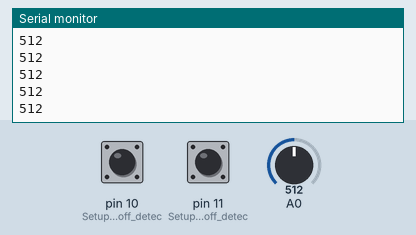
This sketch was run on a simulated Arduino Uno, built with avr-gcc and run on an emulated ATmega328P. On the bench: the last lines printed to the serial monitor. The test bench sets the inputs (shaded band); at power-on: pin 10 (Setup_for_leads_off_detec) LOW, A0 = 512, pin 11 (Setup_for_leads_off_detec) LOW.

Above: at 1.2 s.
1.3 s: pin 10 (Setup_for_leads_off_detec) pulled HIGH for 0.15 s
At 1.34 s:
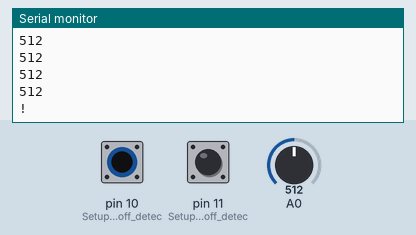
2.9 s: A0 set to 716
At 2.96 s:
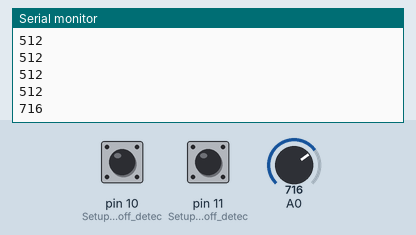
4.4 s: A0 set to 900
At 4.41 s:
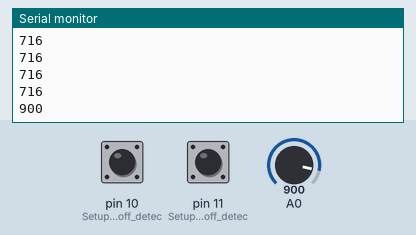
Timing chart, 0 to 7.4 s (numbered marks = the images above; inputs shaded):
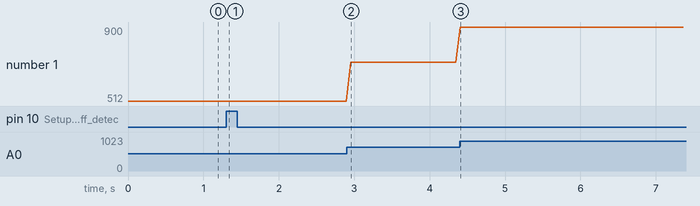

The sketch:

HM11_Code_Zainab.ino
```cpp
#include <SoftwareSerial.h>

SoftwareSerial mySerial(7, 8); // RX, TX

// Connect HM10 Arduino Uno

// Pin 1/TXD Pin 7

// Pin 2/RXD Pin 8

void setup() {

Serial.begin(9600);
pinMode(10, INPUT); // Setup for leads off detection LO +
pinMode(11, INPUT); // Setup for leads off detection LO -

// If the baudrate of the HM-10 module has been updated,

// you may need to change 9600 by another value

// Once you have found the correct baudrate,

// you can update it using AT+BAUDx command

// e.g. AT+BAUD0 for 9600 bauds

mySerial.begin(9600);

}

void loop() {

if((digitalRead(10) == 1)||(digitalRead(11) == 1)){
Serial.println('!');
}
else{
// send the value of analog input 0:
Serial.println(analogRead(A0));
mySerial.print(analogRead(A0));

}
//Wait for a bit to keep serial data from saturating
delay(1);

char c;


if (Serial.available()) {

c = Serial.read();

mySerial.print(c);

}
/*
if (mySerial.available()) {

c = mySerial.read();

Serial.print(c);

}*/

mySerial.print(analogRead(A0));

delay(50);

}
```

Measured:
- after the input at 1.3 s, the serial monitor: prints a new line at once (image 1)
- after the input at 2.9 s, the serial monitor: prints a new line after 0.05 s (image 2)
- after the input at 4.4 s, the serial monitor: prints a new line at once (image 3)
- plotted number 1: 512 → 716 after the input at 2.9 s, 716 → 900 after the input at 4.4 s
